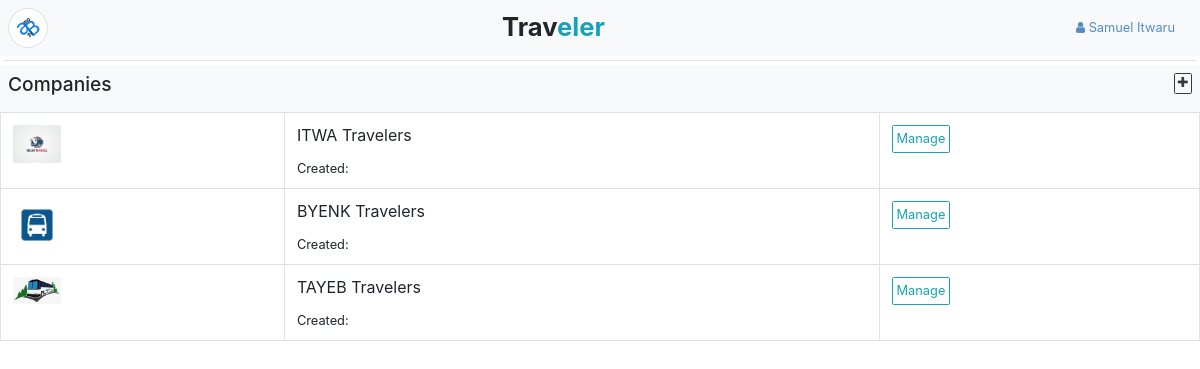
Screenshot of /company/ (signed in) with the database file from the repository.
### app/models/models.py (models this page shows, shortened)
class Profile(db.Model):
    id = db.Column(db.Integer, primary_key=True)
    first_name = db.Column(db.String(64), nullable=False)
    last_name = db.Column(db.String(64), nullable=False)
    email = db.Column(db.String(64), unique=True, nullable=False)
    telephone = db.Column(db.String(16), nullable=False)
    email_valid = db.Column(db.Boolean, default=False)
    telephone_valid = db.Column(db.Boolean, default=False)
    credit = db.Column(db.Float, default=0.0)
    is_admin = db.Column(db.Boolean())
    is_manager = db.Column(db.Boolean())
    is_cashier = db.Column(db.Boolean())
    is_passenger = db.Column(db.Boolean())
    branch_id = db.Column(db.Integer, db.ForeignKey("branch.id"))
    user_id = db.Column(db.Integer, db.ForeignKey("user.id", ondelete="CASCADE"), nullable=False)
    payments = db.relationship("Payment", backref="profile")
    def display_name(self):
        return f"{self.first_name} {self.last_name}"

class Company(db.Model):
    id = db.Column(db.Integer, primary_key=True)
    name = db.Column(db.String(64))
    logo = db.Column(db.String(64))
    branches = db.relationship("Branch", backref="company")
    buses = db.relationship("Bus", backref="company")
    statuses = db.relationship("Status", backref="company")
    payments = db.relationship("Payment", backref="company")

### app/WEB/views/company.py (the view)
@company_bp.route("/", methods=["GET"])
@login_required
def get_companies():
    companies = Company.query.all()
    return render_template("company/companies.html", companies=companies)

### app/WEB/context_processors.py (called while the page is built)
@app.context_processor
def application():
	return  {
		"HOST": app.config.get("HOST_ADDRESS")
	}

@app.context_processor
def company():
	context = dict()
	if current_user.is_authenticated:
		context["profile"] = current_user.profile
		branch = current_user.profile.branch
		if branch:
			context["branch"] = branch
			context["company"] = branch.company
	return context

### app/models/models.py (called while the page is built)
    def __str__(self):
        return self.profile.display_name()

### app/setup.py (called while the page is built)
@login_manager.user_loader
def load_user(user_id):
	return User.query.get(user_id)

### app/templates/company/companies.html
{% extends 'index/admin-base.html' %}
{% block back_and_home %}
	<img style="width: 2.5rem; transform: rotate(-40deg);" src="{{url_for('static', filename='img/logo.png')}}" class="p-0 img-thumbnail rounded-circle" />
{% endblock %}
{% block content %}
	<div class="container-fluid p-0">
	    <div class="bg-light p-2 fixed d-flex">
	        <div class="flex-fill m-auto">
	            <h4>Companies</h4>
	        </div>
	        <div align="right">
	            <a class="btn btn-outline-dark" href="{{ url_for('company.create_company') }}"><span class="fa fa-plus"></span></a>
	        </div>
	    </div>
	    <table class="table table-responsive-sm border">
	        <tbody>
	            {% for company in companies %}
	                <tr>
	                    <td>
	                    	<img class="img-fluid rounded" style="width: 3rem;" src="{{url_for('company.get_company_logo', logoname=company.logo)}}" />
	                    </td>
	                    <td class="border m-auto">
	                        <p>{{ company.name }}</p>
	                        <small>Created: </small>
	                    </td>
	                    <td><a href="{{ url_for('company.get_company_buses', company_id=company.id) }}" class='btn btn-outline-info'>Manage</a></td>
	                </tr>
	            {% else %}
	                <div class="container" align="center">
	                    <label class="display-4 text-muted">No Companies!</label>
	                    <hr>
	                    <a class="btn btn-outline-dark" href="{{ url_for('company.create_company') }}"><span class="fa fa-plus"></span> New Company</a>
	                </div>
	            {% endfor %}
	        </tbody>
	    </table>
	</div>
{% endblock %}

### app/templates/index/admin-base.html (shortened to what this page needs)
{% extends 'base.html' %}
{% block body %}
	<body>
		<div class="bg-light d-flex p-2">
			<div class="d-flex flex-fill">
				<div>
					{% block back_and_home %}{% endblock %}
				</div>
				<h2 class="m-1 text-center flex-fill"><strong>Trav<span class="text-info">eler</span></strong></h2>
            </div>
            <button type="button" class="btn btn-link nav-link" data-toggle="dropdown">
				<span class="fa fa-user"></span> {{current_user}}</span>
			</button>
        </div>
        <hr class="m-1">
		{% block content %}
		{% endblock %}
	</body>
{% endblock %}

### app/static/css/style.css (style rules this page uses)
.fixed { position:sticky; top:0; z-index:1; }

### rows the page displays
Profile: first_name+last_name "Samuel Itwaru"
Company: logo (picture), name "ITWA Travelers"
Company: logo (picture), name "BYENK Travelers"
Company: logo (picture), name "TAYEB Travelers"
